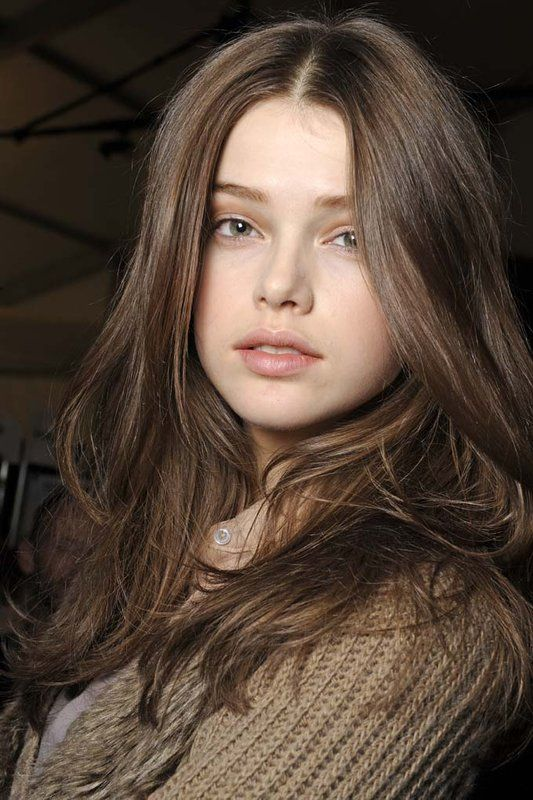
#> input picture img/chica.jpg, 533 x 800 px
$ jupyter execute --allow-errors 10_wadw.ipynb
#> lines starting #> are read from the running program, lines starting #| are printed output that depends on the picture; after the words box and inside, x2 and y2 are one past the last pixel; in counts of white or black regions, pixels touching at a corner belong together
[cell 1]
# Filtro mascara de figuras

import cv2 as cv
import numpy as np
import matplotlib.pyplot as plt

[cell 2]
img = cv.imread('..//img/chica.jpg', cv.IMREAD_GRAYSCALE)
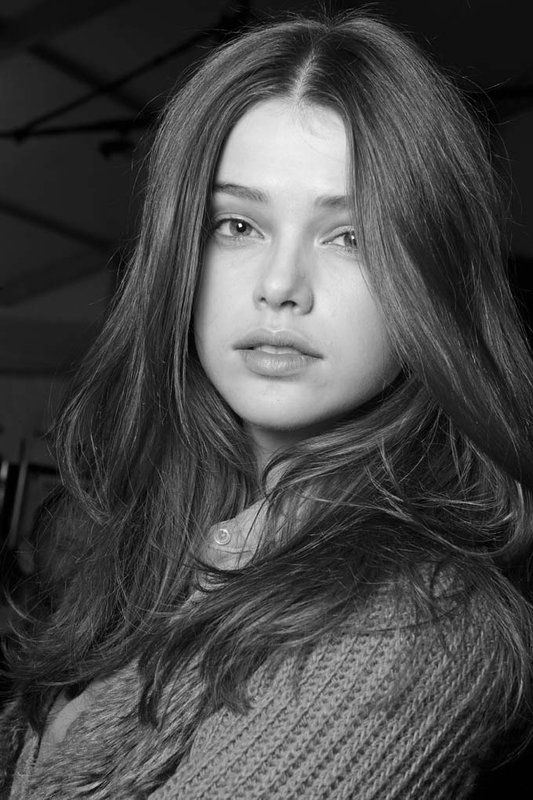
#> img: shape (800, 533); min 0, max 255, mean 71.7

alto, ancho = img.shape[:2]
#> alto = 800; ancho = 533

mascara = np.zeros_like(img)
circulo = (ancho // 2, alto // 3)
#> circulo = (266, 266)
# circulo = (ancho // 2, alto // 2)
radio = 180
# radio = 100

cv.circle(mascara, circulo, radio, (255), -1)
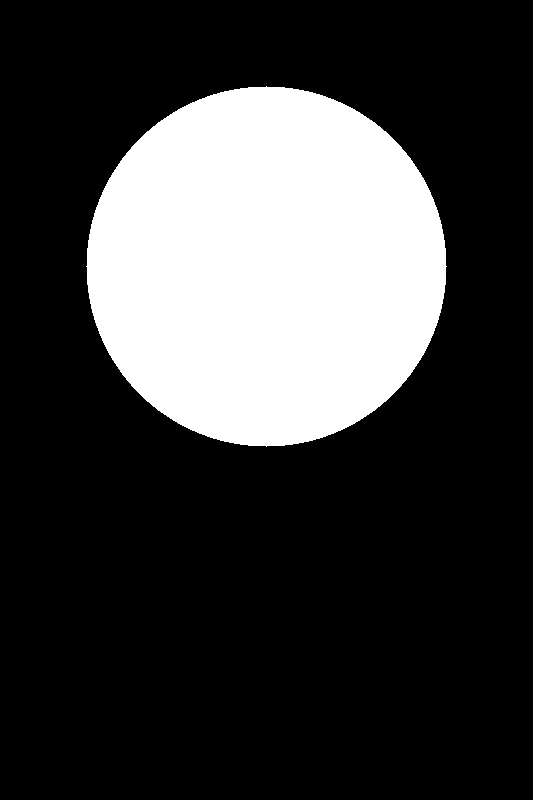
#> mascara: shape (800, 533); 23.9% white; 1 white region, box (x1, y1, x2, y2) and area: (86, 86, 447, 447) 101765

img_fin = cv.bitwise_and(img, img, mask=mascara)
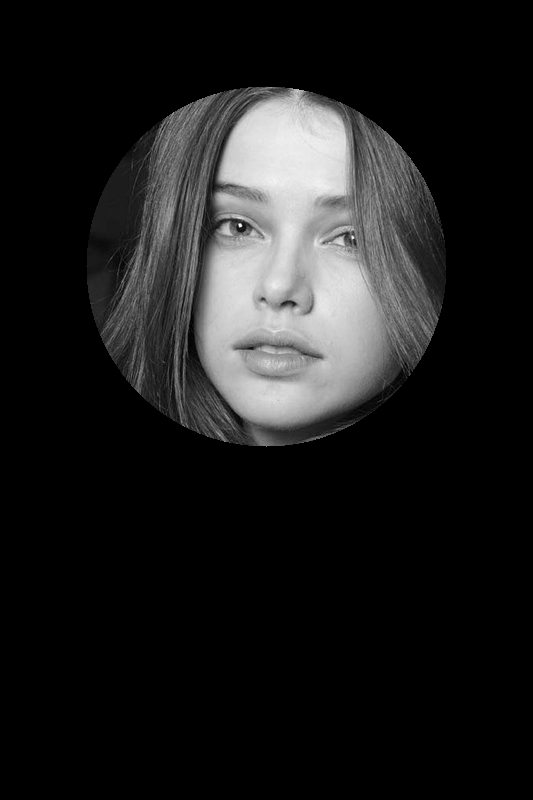
#> img_fin: shape (800, 533); min 0, max 255, mean 29.1

plt.figure(figsize=(10, 5))

plt.subplot(1,2,1)
plt.title('Original')
plt.imshow(img, cmap='gray')

plt.subplot(1,2,2)
plt.title('Imagen mascara')
plt.imshow(img_fin, cmap='gray')

plt.tight_layout()
plt.show()
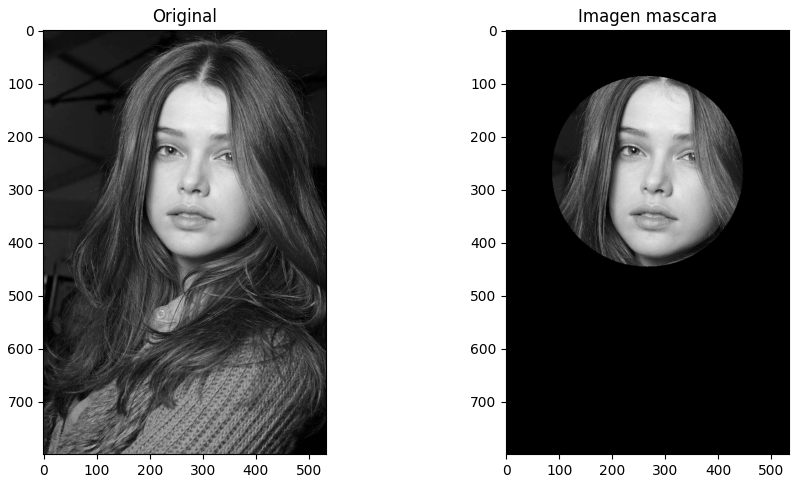
#> figure drawn by matplotlib, 2 panels

[cell 3]
mascara = np.zeros_like(img)
circulo = (ancho // 2, alto // 3)
# circulo = (ancho // 2, alto // 2)
radio = 180
# radio = 100

cv.circle(mascara, circulo, radio, (255), -1)

img_fin = img * (mascara / 255) + (img // 2) * (1 - mascara / 255)
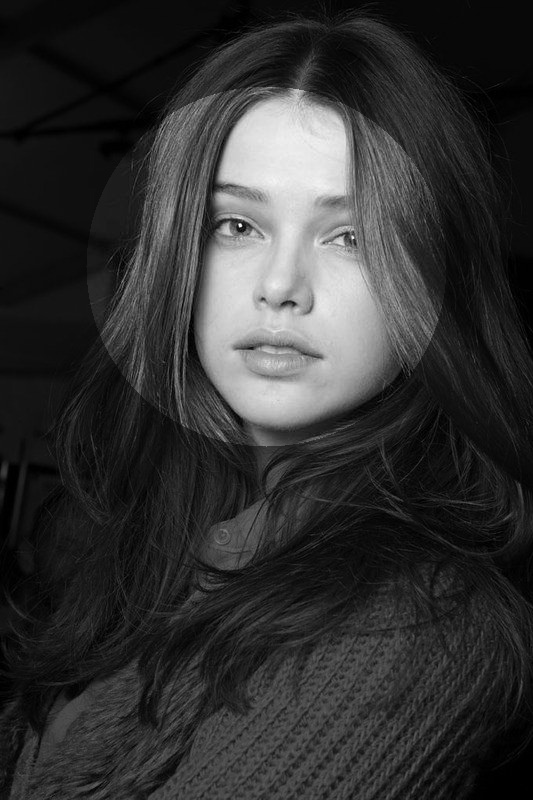
#> img_fin: shape (800, 533) float64; min 0, max 255, mean 50.2

plt.figure(figsize=(10, 5))

plt.subplot(1,2,1)
plt.title('Original')
plt.imshow(img, cmap='gray')

plt.subplot(1,2,2)
plt.title('Imagen mascara')
plt.imshow(img_fin, cmap='gray')

plt.tight_layout()
plt.show()

$ run again, with img/3333.jpg copied over img/chica.jpg
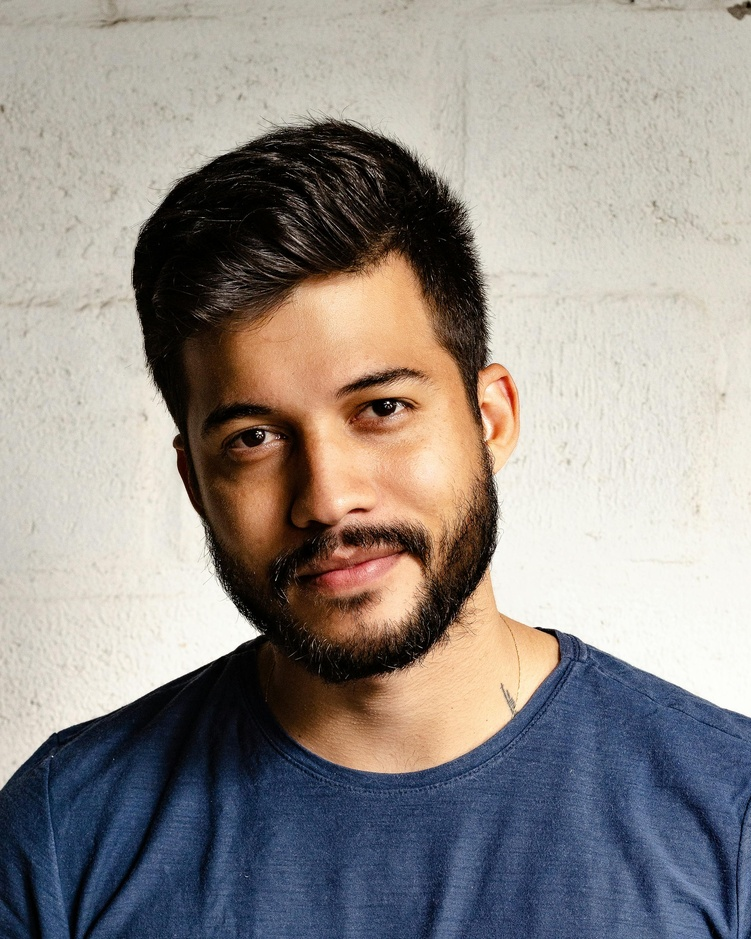
#> input picture img/3333.jpg, 751 x 939 px, shrunk from 2400 x 3000 before the run
#> `cv.circle(mascara, circulo, radio, (255), -1)`:
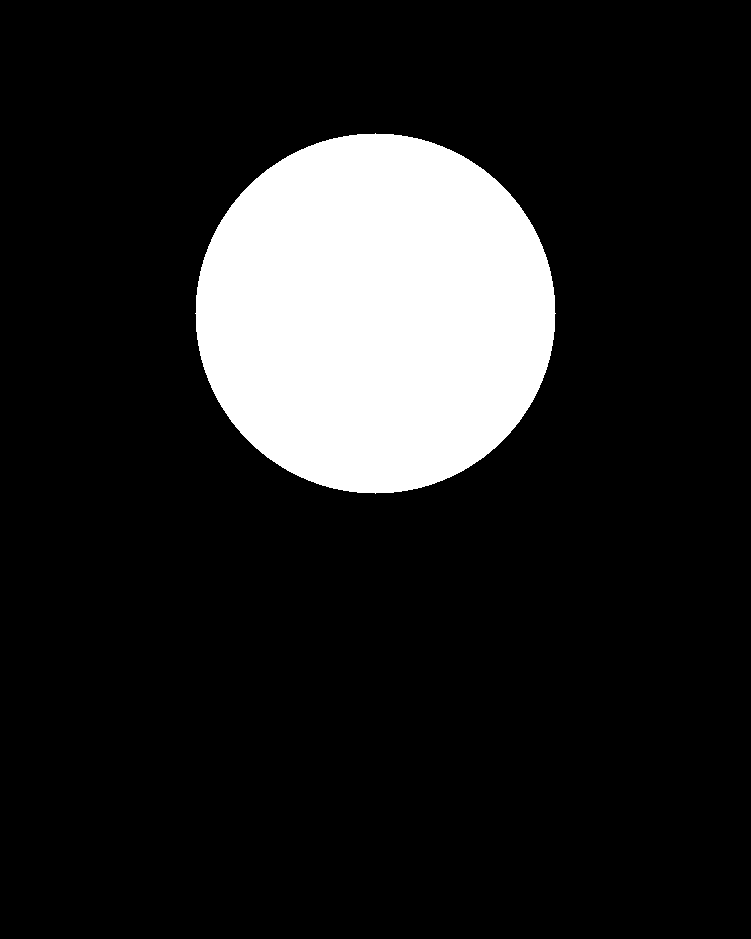
#> mascara: shape (939, 751); 14.4% white; 1 white region, box (x1, y1, x2, y2) and area: (195, 133, 556, 494) 101765
#> `img_fin = img * (mascara / 255) + (img // 2) * (1 - mascara / 255)`:
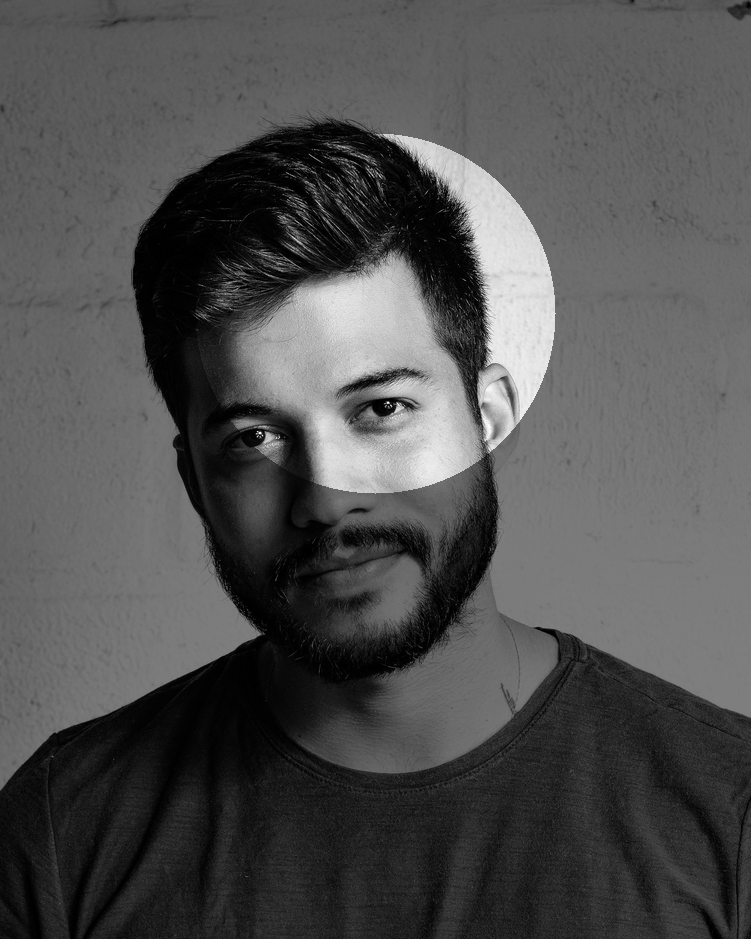
#> img_fin: shape (939, 751) float64; min 0, max 255, mean 80.2
